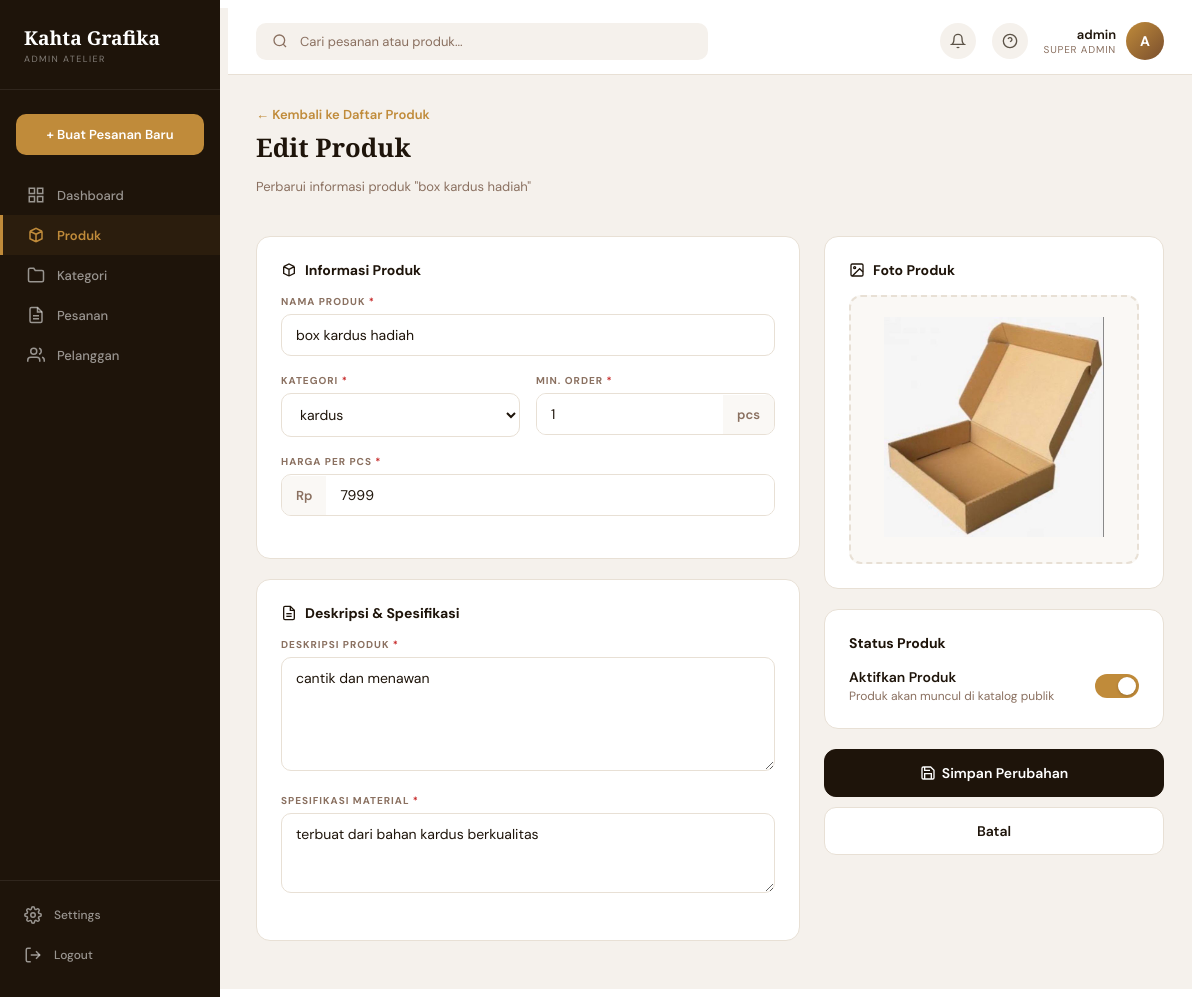
Page /dashboard/products/1/edit/ (signed in) on the committed database.
### apps/accounts/models.py (models this page shows, shortened)
class User(AbstractUser):
    class Role(models.TextChoices):
        ADMIN = 'admin', 'Admin'
        CUSTOMER = 'customer', 'Customer'
    role = models.CharField(
        max_length=20,
        choices=Role.choices,
        default=Role.CUSTOMER,
    )
    phone_number = models.CharField(max_length=20, blank=True)
    address = models.TextField(blank=True)

### apps/catalog/models.py (models this page shows, shortened)
class Product(models.Model):
    category = models.ForeignKey(
        Category,
        on_delete=models.CASCADE,
        related_name='products'
    )
    name = models.CharField(max_length=200)
    slug = models.SlugField(unique=True, db_index=True)
    description = models.TextField()
    material_spec = models.TextField()
    price = models.DecimalField(max_digits=12, decimal_places=0)
    min_order = models.PositiveIntegerField(default=1)
    image = models.ImageField(upload_to='products/', blank=True, null=True)
    is_active = models.BooleanField(default=True)
    created_at = models.DateTimeField(auto_now_add=True)
    updated_at = models.DateTimeField(auto_now=True)

class Category(models.Model):
    name = models.CharField(max_length=100)
    slug = models.SlugField(unique=True, db_index=True)
    description = models.TextField(blank=True)
    image = models.ImageField(upload_to='categories/', blank=True, null=True)
    created_at = models.DateTimeField(auto_now_add=True)

### apps/dashboard/views.py (the view, shortened to what this page needs)
# urls.py: path('products/<int:pk>/edit/', views.product_edit_view, name='product_edit'),
@staff_member_required(login_url='/auth/login/')
def product_edit_view(request, pk):
    product = get_object_or_404(Product, pk=pk)
    categories = Category.objects.all()
    return render(request, 'dashboard/product_form.html', {
        'product': product,
        'categories': categories,
    })

### templates/dashboard/product_form.html (shortened to what this page needs)
{% extends 'dashboard/base_admin.html' %}
{% block content %}
<div class="adm-page-header" style="display:flex;align-items:center;justify-content:space-between;">
  <div>
    <a href="{% url 'dashboard:products' %}" class="adm-link" style="font-size:13px;">← Kembali ke Daftar Produk</a>
    <div class="adm-page-title" style="margin-top:6px;">{% if product %}Edit Produk{% else %}Tambah Produk Baru{% endif %}</div>
    <p class="adm-page-desc">{% if product %}Perbarui informasi produk "{{ product.name }}"{% else %}Lengkapi form berikut untuk menambahkan produk baru{% endif %}</p>
  </div>
</div>
<form method="post" enctype="multipart/form-data" style="display:grid;grid-template-columns:1fr 340px;gap:24px;">
  <div>
    <div class="adm-detail-card">
      <div class="adm-detail-title">
        <svg width="16" height="16" viewBox="0 0 24 24" fill="none" stroke="currentColor" stroke-width="2"><path d="M20 7l-8-4-8 4m16 0l-8 4m8-4v10l-8 4m0-10L4 7m8 4v10M4 7v10l8 4"/></svg>
        Informasi Produk
      </div>
      <div class="pf-field">
        <label class="pf-label" for="productName">Nama Produk <span class="pf-required">*</span></label>
        <input type="text" class="pf-input" id="productName" name="name"
          value="{% if product %}{{ product.name }}{% elif form_data %}{{ form_data.name }}{% endif %}"
          placeholder="Contoh: Box Kardus Premium" required>
      </div>
      <div class="pf-row">
        <div class="pf-field">
          <label class="pf-label" for="productCategory">Kategori <span class="pf-required">*</span></label>
          <select class="pf-input" id="productCategory" name="category" required>
            {% for cat in categories %}
            <option value="{{ cat.pk }}" {% if product and product.category_id == cat.pk %}selected{% elif form_data and form_data.category == cat.pk|stringformat:"d" %}selected{% endif %}>{{ cat.name }}</option>
            {% endfor %}
          </select>
        </div>
        <div class="pf-field">
          <label class="pf-label" for="productMinOrder">Min. Order <span class="pf-required">*</span></label>
          <div class="pf-input-suffix">
            <input type="number" class="pf-input" id="productMinOrder" name="min_order"
              value="{% if product %}{{ product.min_order }}{% elif form_data %}{{ form_data.min_order }}{% else %}1{% endif %}"
              min="1" required>
            <span class="pf-suffix">pcs</span>
          </div>
        </div>
      </div>
      <div class="pf-field">
        <label class="pf-label" for="productPrice">Harga per Pcs <span class="pf-required">*</span></label>
        <div class="pf-input-prefix">
          <span class="pf-prefix">Rp</span>
          <input type="number" class="pf-input" id="productPrice" name="price"
            value="{% if product %}{{ product.price|floatformat:'0' }}{% elif form_data %}{{ form_data.price }}{% else %}0{% endif %}"
            min="0" required>
        </div>
      </div>
    </div>
    <div class="adm-detail-card">
      <div class="adm-detail-title">
        <svg width="16" height="16" viewBox="0 0 24 24" fill="none" stroke="currentColor" stroke-width="2"><path d="M14 2H6a2 2 0 0 0-2 2v16a2 2 0 0 0 2 2h12a2 2 0 0 0 2-2V8z"/><polyline points="14 2 14 8 20 8"/><line x1="16" y1="13" x2="8" y2="13"/><line x1="16" y1="17" x2="8" y2="17"/></svg>
        Deskripsi & Spesifikasi
      </div>
      <div class="pf-field">
        <label class="pf-label" for="productDesc">Deskripsi Produk <span class="pf-required">*</span></label>
        <textarea class="pf-textarea" id="productDesc" name="description" rows="5"
          placeholder="Jelaskan produk secara detail..." required>{% if product %}{{ product.description }}{% elif form_data %}{{ form_data.description }}{% endif %}</textarea>
      </div>
      <div class="pf-field">
        <label class="pf-label" for="productMaterial">Spesifikasi Material <span class="pf-required">*</span></label>
        <textarea class="pf-textarea" id="productMaterial" name="material_spec" rows="3"
          placeholder="Contoh: Kraft 350gsm, laminasi matte" required>{% if product %}{{ product.material_spec }}{% elif form_data %}{{ form_data.material_spec }}{% endif %}</textarea>
      </div>
    </div>
  </div>
  <div>
    <div class="adm-detail-card">
      <div class="adm-detail-title">
        <svg width="16" height="16" viewBox="0 0 24 24" fill="none" stroke="currentColor" stroke-width="2"><rect x="3" y="3" width="18" height="18" rx="2" ry="2"/><circle cx="8.5" cy="8.5" r="1.5"/><polyline points="21 15 16 10 5 21"/></svg>
        Foto Produk
      </div>
      <div class="pf-upload-zone" id="uploadZone">
        {% if product and product.image %}
        <div class="pf-preview" id="imagePreview">
          <img src="{{ product.image.url }}" alt="{{ product.name }}">
        </div>
        {% else %}
        <div class="pf-preview" id="imagePreview" style="display:none;"></div>
        {% endif %}
      </div>
    </div>
    <div class="adm-detail-card">
      <div class="adm-detail-title">Status Produk</div>
      <label class="pf-switch-label">
        <div class="pf-switch-info">
          <span class="pf-switch-name">Aktifkan Produk</span>
          <span class="pf-switch-desc">Produk akan muncul di katalog publik</span>
        </div>
        <label class="pf-switch">
          <span class="pf-switch-slider"></span>
        </label>
      </label>
    </div>
    <div style="display:flex;flex-direction:column;gap:10px;">
      <button type="submit" class="adm-btn adm-btn-primary" style="justify-content:center;padding:14px;border-radius:12px;font-size:14px;">
        <svg width="16" height="16" viewBox="0 0 24 24" fill="none" stroke="currentColor" stroke-width="2"><path d="M19 21H5a2 2 0 0 1-2-2V5a2 2 0 0 1 2-2h11l5 5v11a2 2 0 0 1-2 2z"/><polyline points="17 21 17 13 7 13 7 21"/><polyline points="7 3 7 8 15 8"/></svg>
        {% if product %}Simpan Perubahan{% else %}Tambah Produk{% endif %}
      </button>
      <a href="{% url 'dashboard:products' %}" class="adm-btn" style="justify-content:center;padding:14px;border-radius:12px;font-size:14px;">
        Batal
      </a>
    </div>
  </div>
</form>
{% endblock %}

### templates/dashboard/base_admin.html (shortened to what this page needs)
{% load static %}
<!DOCTYPE html>
<html lang="id">
<head>
  <link rel="stylesheet" href="{% static 'css/admin_dashboard.css' %}?v=2">
</head>
<body>
<div class="adm-layout">
  <aside class="adm-sidebar">
    <div class="adm-brand">
      <div class="adm-brand-name">Kahta Grafika</div>
      <div class="adm-brand-tag">Admin Atelier</div>
    </div>
    <a href="#" class="adm-cta">+ Buat Pesanan Baru</a>
    <nav class="adm-nav">
      <a href="{% url 'dashboard:index' %}" class="adm-nav-link {% if request.path == '/dashboard/' %}active{% endif %}">
        <svg viewBox="0 0 24 24" fill="none" stroke="currentColor" stroke-width="2"><rect x="3" y="3" width="7" height="7"/><rect x="14" y="3" width="7" height="7"/><rect x="3" y="14" width="7" height="7"/><rect x="14" y="14" width="7" height="7"/></svg>
        Dashboard
      </a>
      <a href="{% url 'dashboard:products' %}" class="adm-nav-link {% if '/dashboard/products' in request.path %}active{% endif %}">
        <svg viewBox="0 0 24 24" fill="none" stroke="currentColor" stroke-width="2"><path d="M20 7l-8-4-8 4m16 0l-8 4m8-4v10l-8 4m0-10L4 7m8 4v10M4 7v10l8 4"/></svg>
        Produk
      </a>
      <a href="{% url 'dashboard:categories' %}" class="adm-nav-link {% if '/dashboard/categories' in request.path %}active{% endif %}">
        <svg viewBox="0 0 24 24" fill="none" stroke="currentColor" stroke-width="2"><path d="M22 19a2 2 0 0 1-2 2H4a2 2 0 0 1-2-2V5a2 2 0 0 1 2-2h5l2 3h9a2 2 0 0 1 2 2z"/></svg>
        Kategori
      </a>
      <a href="{% url 'dashboard:orders' %}" class="adm-nav-link {% if '/dashboard/orders' in request.path %}active{% endif %}">
        <svg viewBox="0 0 24 24" fill="none" stroke="currentColor" stroke-width="2"><path d="M14 2H6a2 2 0 0 0-2 2v16a2 2 0 0 0 2 2h12a2 2 0 0 0 2-2V8z"/><polyline points="14 2 14 8 20 8"/><line x1="16" y1="13" x2="8" y2="13"/><line x1="16" y1="17" x2="8" y2="17"/></svg>
        Pesanan
      </a>
      <a href="{% url 'dashboard:customers' %}" class="adm-nav-link {% if '/dashboard/customers' in request.path %}active{% endif %}">
        <svg viewBox="0 0 24 24" fill="none" stroke="currentColor" stroke-width="2"><path d="M17 21v-2a4 4 0 0 0-4-4H5a4 4 0 0 0-4 4v2"/><circle cx="9" cy="7" r="4"/><path d="M23 21v-2a4 4 0 0 0-3-3.87"/><path d="M16 3.13a4 4 0 0 1 0 7.75"/></svg>
        Pelanggan
      </a>
    </nav>
    <div class="adm-sidebar-footer">
      <a href="#" class="adm-nav-link">
        Settings
      </a>
      <a href="{% url 'accounts:logout' %}" class="adm-nav-link">
        <svg viewBox="0 0 24 24" fill="none" stroke="currentColor" stroke-width="2"><path d="M9 21H5a2 2 0 0 1-2-2V5a2 2 0 0 1 2-2h4"/><polyline points="16 17 21 12 16 7"/><line x1="21" y1="12" x2="9" y2="12"/></svg>
        Logout
      </a>
    </div>
  </aside>
  <div class="adm-main">
    <header class="adm-topbar">
      <div class="adm-search">
        <svg width="16" height="16" viewBox="0 0 24 24" fill="none" stroke="currentColor" stroke-width="2"><circle cx="11" cy="11" r="8"/><line x1="21" y1="21" x2="16.65" y2="16.65"/></svg>
        <input type="text" placeholder="Cari pesanan atau produk...">
      </div>
      <div class="adm-topbar-actions">
        <button class="adm-topbar-icon" aria-label="Notifications">
          <svg width="16" height="16" viewBox="0 0 24 24" fill="none" stroke="currentColor" stroke-width="2"><path d="M18 8A6 6 0 0 0 6 8c0 7-3 9-3 9h18s-3-2-3-9"/><path d="M13.73 21a2 2 0 0 1-3.46 0"/></svg>
        </button>
        <button class="adm-topbar-icon" aria-label="Help">
          <svg width="16" height="16" viewBox="0 0 24 24" fill="none" stroke="currentColor" stroke-width="2"><circle cx="12" cy="12" r="10"/><path d="M9.09 9a3 3 0 0 1 5.83 1c0 2-3 3-3 3"/><line x1="12" y1="17" x2="12.01" y2="17"/></svg>
        </button>
        <div class="adm-profile">
          <div class="adm-profile-info">
            <div class="adm-profile-name">{{ request.user.get_full_name|default:request.user.username }}</div>
            <div class="adm-profile-role">Super Admin</div>
          </div>
          <div class="adm-profile-avatar">
            {{ request.user.username|make_list|first|upper }}
          </div>
        </div>
      </div>
    </header>
    <main class="adm-content">
      {% block content %}{% endblock %}
    </main>
  </div>
</div>
</body>
</html>

### rows in the picture
User: user.get_full_name "admin", user.username|make_list "A"
Product: name "box kardus hadiah", category "kardus", min_order "1", price "7999", description "cantik dan menawan", material_spec "terbuat dari bahan kardus berkualitas", image (picture)
